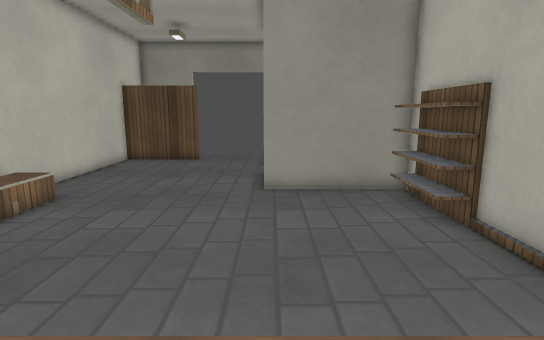
view 1 (above)

13 first-person views from a walk through a level from a Godot 3-D game. The camera is 1.4 m above the floor, tilts 10° down and sees 80° across. The floor is counted in squares, 0.5 m on a side. Each view is taken from the middle of a square. On the plan, view 1 faces up. The plan holds only what a view shows up to about 20 squares ahead; the rest is blank. Surface patterns are stand-ins for the level's own textures.

view 2
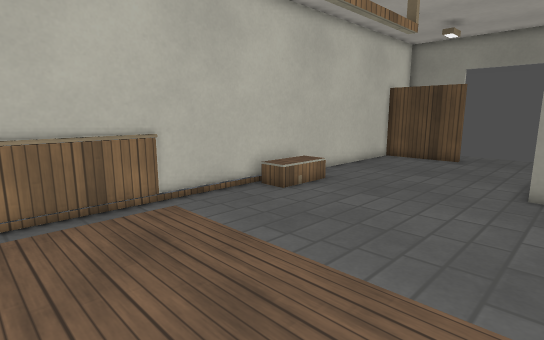

view 3
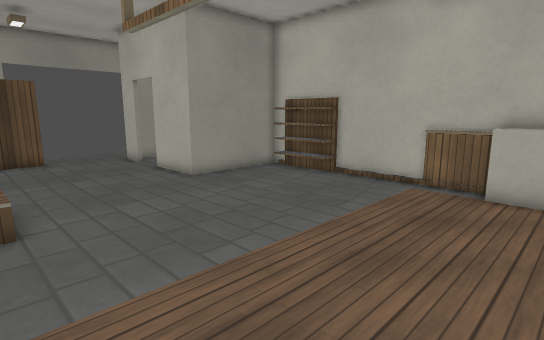

view 4
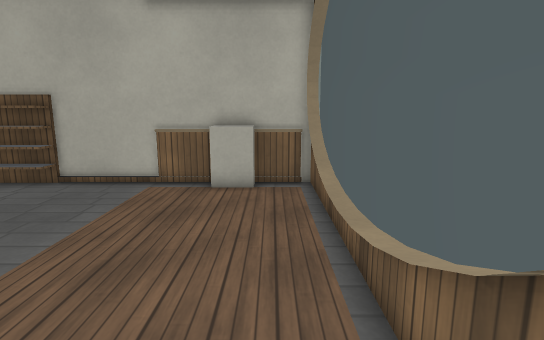

view 5
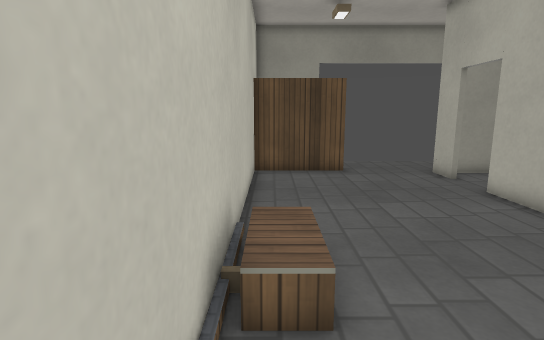

view 6
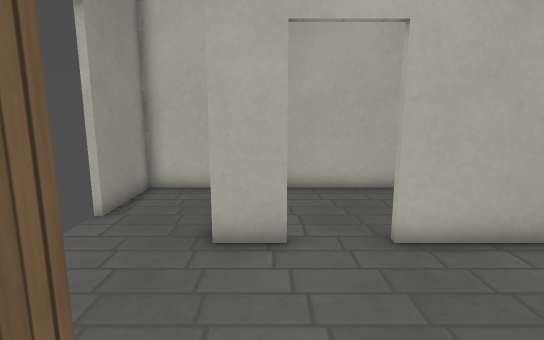

view 7
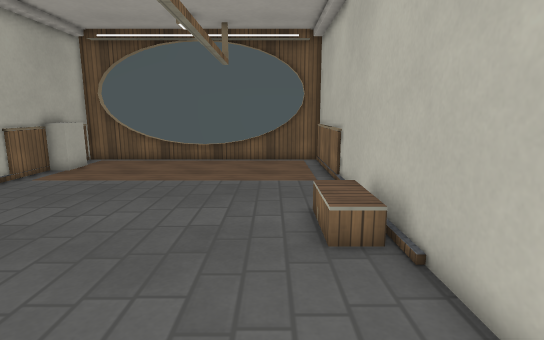

view 8
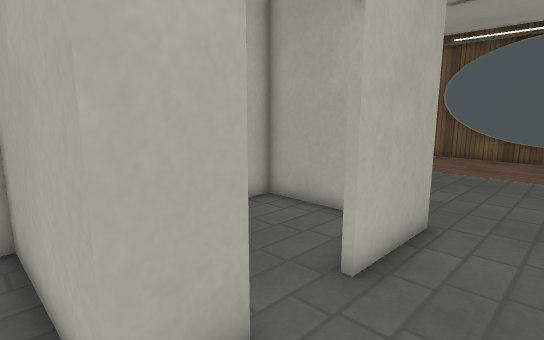

view 9
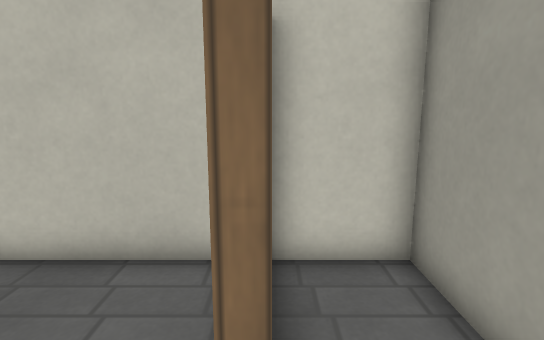

view 10
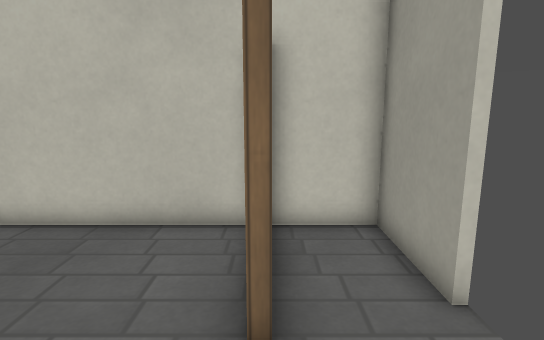

view 11
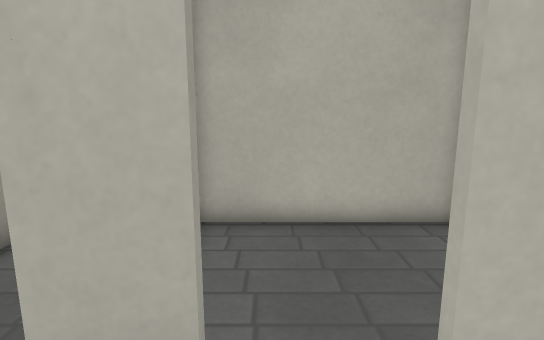

view 12
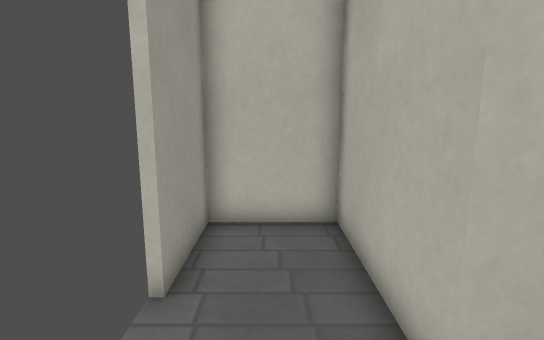

view 13
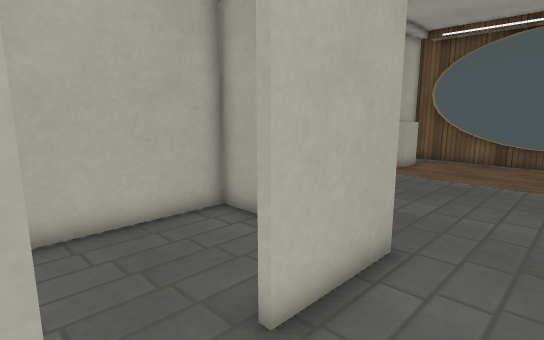

### Floor plan
Ten units are one square. View 1 is at (0, 0); x grows to the right and y downward. Boxes are objects, and circles mark ways between rooms. Rooms are numbered by the first view taken in them; rooms with no view inside come last. Other rooms are left out.
<svg viewBox="-95 -232 151 267">
<path fill="none" stroke="#000" d="M-3 -176 -3 -193 51 -193 51 -227 15 -227M51 -77 40 -77 40 -110M-87 -36 -87 21M-44 -197 -89 -197 -89 11M40 4 40 -13 50 -13M-54 -227 -89 -227 -89 -200M4 26 51 26M-90 26 -45 26M51 30 51 -119 -3 -119 -3 -154M24 -191 5 -191M19 -121 51 -121 51 -189"/>
<circle cx="0" cy="-165" r="3" fill="#2a7"/>
<text x="-30" y="-100">1</text>
<text x="20" y="-160">2</text>
</svg>
Room 1 opens to room 2.

Where each view was taken, in squares from view 1:
view 1: 0 up, 0 right, facing up
view 2: 1 down, 1 right, facing up-left
view 3: 1 down, 8 left, facing up-right
view 4: 1 down, 8 left, facing right
view 5: 4 up, 8 left, facing up
view 6: 18 up, 7 left, facing right
view 7: 17 up, 6 left, facing down
view 8: 20 up, 3 left, facing down-right
view 9: 20 up, 3 left, facing left
view 10: 20 up, 1 left, facing left
view 11: 17 up, 3 left, facing right
view 12: 21 up, 3 left, facing right
view 13: 18 up, 3 left, facing down-right
